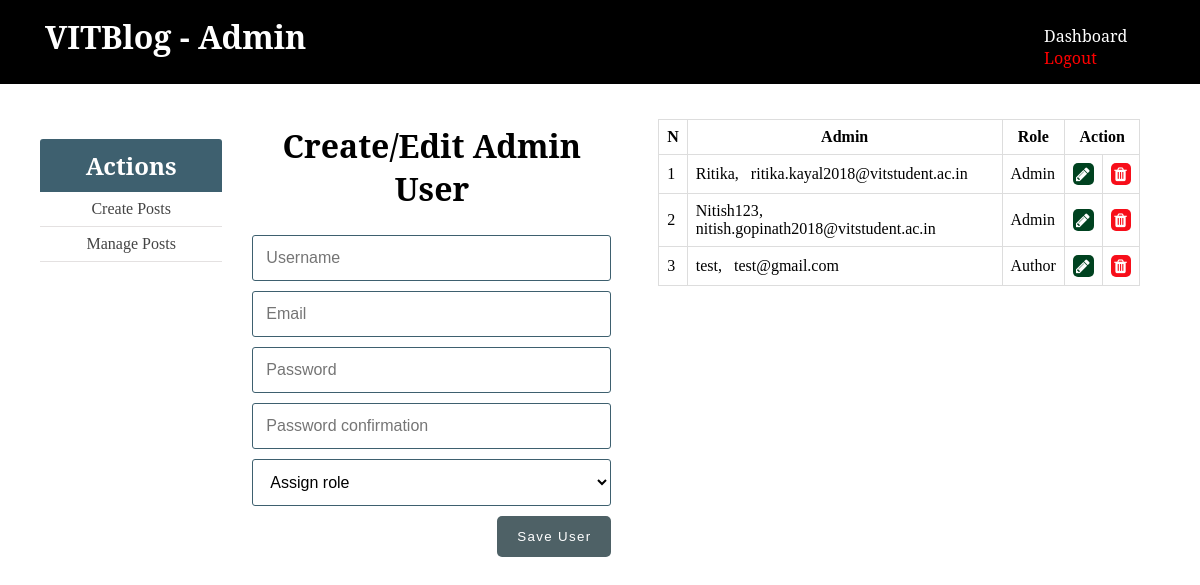
/admin/users.php, run on the app's committed database.
### tables this page shows
CREATE TABLE `users` (
  `id` int(11) NOT NULL,
  `username` varchar(255) NOT NULL,
  `email` varchar(255) NOT NULL,
  `role` enum('Author','Admin') DEFAULT 'Author',
  `password` varchar(255) NOT NULL,
  `created_at` timestamp NULL DEFAULT CURRENT_TIMESTAMP,
  `updated_at` timestamp NULL DEFAULT NULL
);

### admin/includes/admin_functions.php (called while the page is built, shortened)
<?php
$isEditingUser = false;
$username = "";
$email = "";
function getAdminUsers(){
	global $conn, $roles;
	$sql = "SELECT * FROM users WHERE role IS NOT NULL";
	$result = mysqli_query($conn, $sql);
	$users = mysqli_fetch_all($result, MYSQLI_ASSOC);
	return $users;
}
?>

### admin/users.php (the view, shortened to what this page needs)
<?php  include('../config.php'); ?>
<?php  include(ROOT_PATH . '/admin/includes/admin_functions.php'); ?>
<?php
	$admins = getAdminUsers();
?>
<?php include(ROOT_PATH . '/admin/includes/head_section.php'); ?>
</head>
<body>
	<?php include(ROOT_PATH . '/admin/includes/navbar.php') ?>
	<div class="container content">
		<?php include(ROOT_PATH . '/admin/includes/menu.php') ?>
		<div class="action">
			<h1 class="page-title">Create/Edit Admin User</h1>
			<form method="post" action="<?php echo BASE_URL . 'admin/users.php'; ?>" >
				<input type="text" name="username" value="<?php echo $username; ?>" placeholder="Username">
				<input type="email" name="email" value="<?php echo $email ?>" placeholder="Email">
				<input type="password" name="password" placeholder="Password">
				<input type="password" name="passwordConfirmation" placeholder="Password confirmation">
				<select name="role">
					<option value="" selected disabled>Assign role</option>
				</select>
				<?php if ($isEditingUser === true): ?>
					<button type="submit" class="btn" name="update_admin">UPDATE</button>
				<?php else: ?>
					<button type="submit" class="btn" name="create_admin">Save User</button>
				<?php endif ?>
			</form>
		</div>
		<div class="table-div">
			<?php if (empty($admins)): ?>
				<h1>No admins in the database.</h1>
			<?php else: ?>
				<table class="table">
					<thead>
						<th>N</th>
						<th>Admin</th>
						<th>Role</th>
						<th colspan="2">Action</th>
					</thead>
					<tbody>
					<?php foreach ($admins as $key => $admin): ?>
						<tr>
							<td><?php echo $key + 1; ?></td>
							<td>
								<?php echo $admin['username']; ?>, &nbsp;
								<?php echo $admin['email']; ?>
							</td>
							<td><?php echo $admin['role']; ?></td>
							<td>
								<a class="fa fa-pencil btn edit"
									href="users.php?edit-admin=<?php echo $admin['id'] ?>">
								</a>
							</td>
							<td>
								<a class="fa fa-trash btn delete"
								    href="users.php?delete-admin=<?php echo $admin['id'] ?>">
								</a>
							</td>
						</tr>
					<?php endforeach ?>
					</tbody>
				</table>
			<?php endif ?>
		</div>
	</div>
</body>
</html>

### static/css/admin_styling.css (style rules this page uses)
* { margin: 0px; padding: 0px; }
a { text-decoration: none; }
h1, h2, h3, h4, h5, h6 { font-family: 'Noto Serif', serif; }
form { width: 60%; margin: 5px auto; padding-bottom: 50px; }
form input[type=file], input[type=email], input[type=password], input[type=text], form select, form textarea { width: 100%; display: block; padding: 13px 13px; font-size: 1em; margin: 5px auto 10px; border-radius: 3px; box-sizing : border-box; background: transparent; border: 1px solid #3E606F; }
form button { float: right; margin-left: 24%; }
table { border-collapse: collapse; width: 70%; margin: 20px auto; }
th, td { padding: 8px; text-align: left; border: 1px solid #ddd; }
th { text-align: center; }
.btn { color: white; background: #4E6166; text-align: center; border: none; border-radius: 5px; display: block; letter-spacing: .1em; padding: 13px 20px; text-decoration: none; }
.container { width: 95%; margin: 5px auto 50px; padding: 10px 0px 50px; text-align: center; }
.container.content .action { width: 35%; float: left; text-align: center; }
.container.content .action form { width: 90%; }
.container.content .action .page-title { margin: 25px; }
.table-div { float: left; width: 47%; }
.table-div table { width: 90%; }
.table-div a.fa { color: white; padding: 3px; }
.table-div .edit { background: #004220; }
.table-div .delete { background: #F70E1A; }

### data on the page
users: username "Ritika", email "ritika.kayal2018@vitstudent.ac.in", role "Admin"
users: username "Nitish123", email "nitish.gopinath2018@vitstudent.ac.in", role "Admin"
users: username "test", email "test@gmail.com", role "Author"
